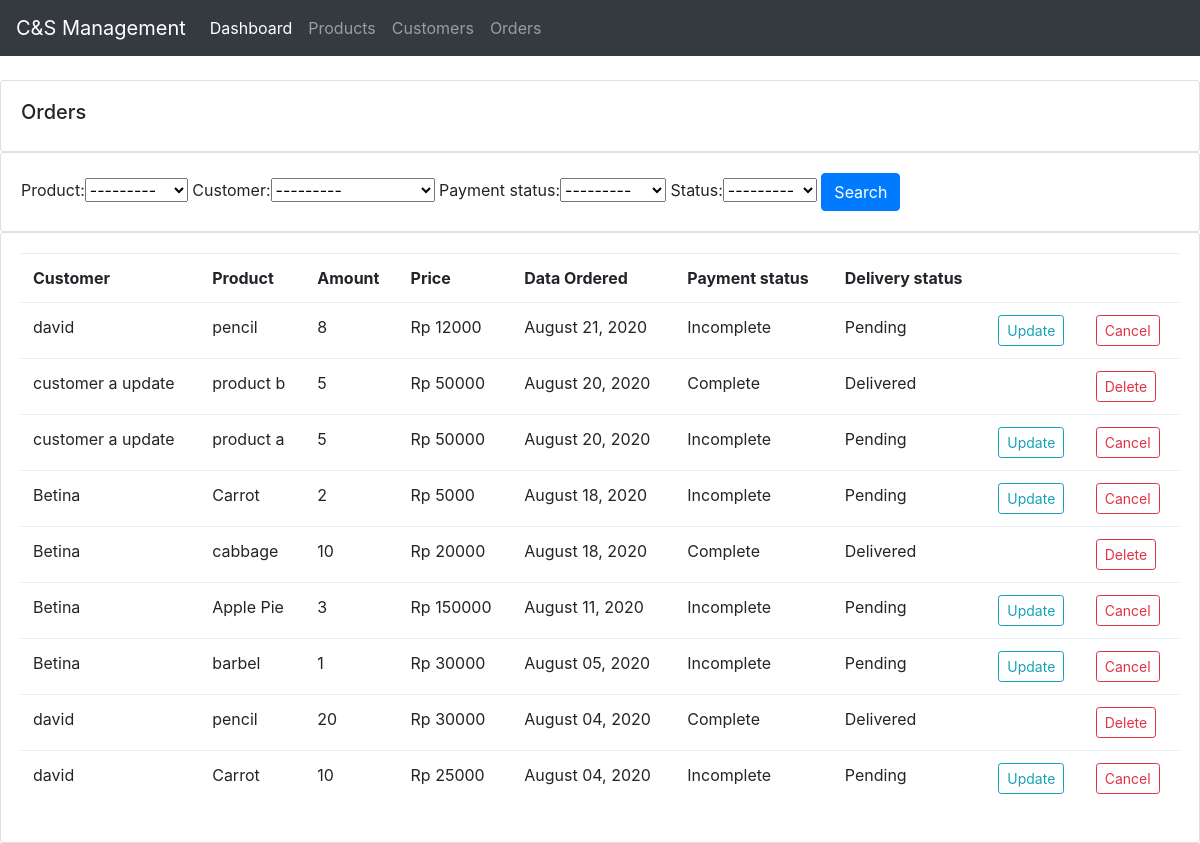
The page /all-orders/ on the database its author committed.
### account_manage/models.py (models this page shows, shortened)
class Product(models.Model):
    STATUS = (('Available','Available'),('Out of Stock','Out of Stock'))
    category = models.ForeignKey(ProductGroup,null=True,on_delete=models.CASCADE)
    product = models.CharField(max_length = 100,null=True)
    stocks = models.PositiveIntegerField(default=0,null=True)
    status = models.CharField(max_length = 100,null=True,choices=STATUS)
    price = models.FloatField(default=0,null=True)
    date_created = models.DateTimeField(auto_now_add=True)
    def __str__(self):
        return self.product

class order(models.Model):
    P_STATUS = (('Complete','Complete'),('Incomplete','Incomplete'))
    STATUS = (('Pending','Pending'),('Delivered','Delivered'))
    product = models.ForeignKey(Product,null=True,on_delete= models.CASCADE) #one product can be ordered many times
    customer = models.ForeignKey(Customer,null=True,on_delete= models.CASCADE)
    payment_status = models.CharField(max_length = 100,null=True,choices=P_STATUS)
    status = models.CharField(max_length = 100,null=True,choices=STATUS)
    amount = models.PositiveIntegerField(default=1,null=True)
    date_ordered = models.DateTimeField(auto_now_add=True)

class Customer(models.Model):
    username = models.CharField(max_length=150,null=True)
    email  = models.EmailField(null=True)
    telp = models.CharField(max_length = 15,null=True)
    date_created = models.DateTimeField(auto_now_add=True) #auto add now
    def __str__(self):
        return str(self.username)

### account_manage/views.py (the view)
# urls.py: path('all-orders/',views.all_orders.as_view(),name='all-orders'),
class all_orders(View):
    template_name = 'account/all-orders.html'
    myfilter = OrderListFilter
    def get(self,*args,**kwargs):
        orders = order.objects.order_by('-date_ordered')
        myfilter = self.myfilter(self.request.GET,queryset=orders)
        orders = myfilter.qs
        total_prices = []
        for o in orders:
            product_price = int(o.product.price)
            order_amount = int(o.amount)
            total = product_price * order_amount
            total_prices.append(total)
        context = {
            'myfilter' : myfilter,
            'orders':zip(orders,total_prices),
        }
        return render(self.request,self.template_name,context)

### templates/account/all-orders.html
{%  extends 'account/main.html' %}
{% block content %}
		<br>
		<div class="row">
			<div class="col-md">
				<div class="card card-body">
					<h5>Orders
					</h5>
				</div>
				<div class="card card-body">
					<form method="get">
						{{myfilter.form}}
					<button class="btn btn-primary" type="submit">Search</button>
					  </form>
				</div>
				<div class="card card-body">
					<table class="table">
						<tr>
							<th>Customer</th>
							<th>Product</th>
							<th>Amount</th>
							<th>Price</th>
							<th>Data Ordered</th>
							<th>Payment status</th>
							<th>Delivery status</th>
							<th></th>
							<th></th>
						</tr>
						{% for object,total_price in orders %}
							<tr>
								<td>{{object.customer}}</td>
								<td>{{object.product}}</td>
								<td>{{object.amount}}</td>
								<td>Rp {{total_price}}</td>
								<td>{{object.date_ordered | date:"F d, Y"}}</td>
								<td>{{object.payment_status}}</td>
								<td>{{object.status}}</td>
							{%if object.status == 'Pending'%}
								<td><a class="btn btn-sm btn-outline-info" href="{%url 'manage:update-order' object.customer.id object.id%}">Update</a></td>
								<td><a class="btn btn-sm btn-outline-danger" href="{%url 'manage:delete-order-list' object.id%}">Cancel</a></td>
							{%else%}
								<td></td>
								<td><a class="btn btn-sm btn-outline-danger" href="{%url 'manage:delete-order-list' object.id%}">Delete</a></td>
							{%endif%}
							</tr>
						{% endfor %}
					</table>
				</div>
			</div>
		</div>
{% endblock content %}

### rows shown on the page
Product: product "---------"
Product: status "---------"
order: customer "david", product "pencil", amount "8", total_price "12000", date_ordered "August 21, 2020", payment_status "Incomplete", status "Pending", shows "Update"
order: customer "customer a update", product "product b", amount "5", total_price "50000", date_ordered "August 20, 2020", payment_status "Complete", status "Delivered", shows "Delete"
order: customer "customer a update", product "product a", amount "5", total_price "50000", date_ordered "August 20, 2020", payment_status "Incomplete", status "Pending", shows "Update"
order: customer "Betina", product "Carrot", amount "2", total_price "5000", date_ordered "August 18, 2020", payment_status "Incomplete", status "Pending", shows "Update"
order: customer "Betina", product "cabbage", amount "10", total_price "20000", date_ordered "August 18, 2020", payment_status "Complete", status "Delivered", shows "Delete"
order: customer "Betina", product "Apple Pie", amount "3", total_price "150000", date_ordered "August 11, 2020", payment_status "Incomplete", status "Pending", shows "Update"
order: customer "Betina", product "barbel", amount "1", total_price "30000", date_ordered "August 05, 2020", payment_status "Incomplete", status "Pending", shows "Update"
order: customer "david", product "pencil", amount "20", total_price "30000", date_ordered "August 04, 2020", payment_status "Complete", status "Delivered", shows "Delete"
order: customer "david", product "Carrot", amount "10", total_price "25000", date_ordered "August 04, 2020", payment_status "Incomplete", status "Pending", shows "Update"
